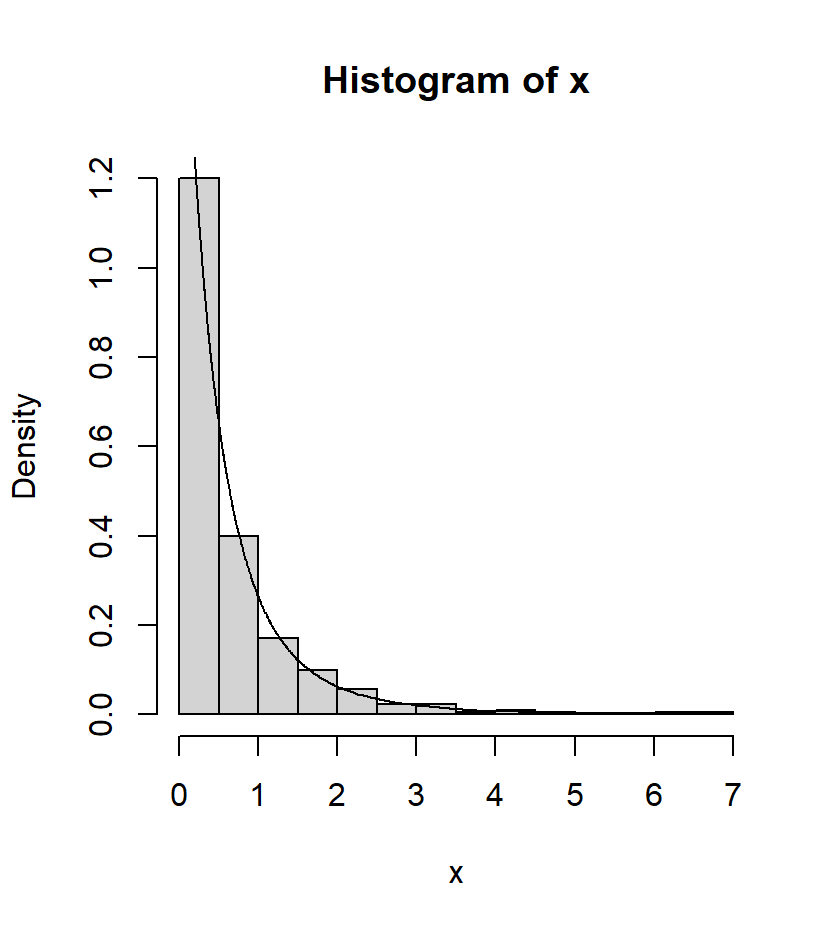

Generate this figure with R:
# Exponential-Gamma mixture and Pareto dist
n <- 1000
r <- 4
beta <- 2
lambda <- rgamma(n,r,beta)
x <- rexp(n,lambda)
hist(x,prob=T)
y <- sort(x)
f_pareto=r * beta^r / (beta + y)^(r + 1)
lines(y,f_pareto)
